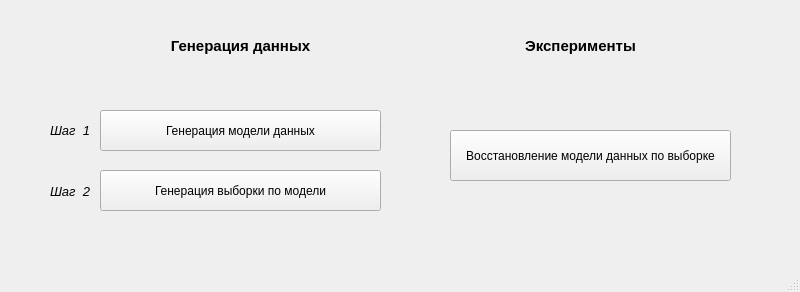
<?xml version="1.0" encoding="UTF-8"?>
<ui version="4.0">
 <class>MainWindow</class>
 <widget class="QMainWindow" name="MainWindow">
  <property name="geometry">
   <rect>
    <x>0</x>
    <y>0</y>
    <width>800</width>
    <height>292</height>
   </rect>
  </property>
  <property name="windowTitle">
   <string>Генерация модельных данных</string>
  </property>
  <widget class="QWidget" name="centralwidget">
   <widget class="QPushButton" name="btnModelGen">
    <property name="geometry">
     <rect>
      <x>100</x>
      <y>110</y>
      <width>281</width>
      <height>41</height>
     </rect>
    </property>
    <property name="layoutDirection">
     <enum>Qt::LeftToRight</enum>
    </property>
    <property name="text">
     <string>Генерация модели данных</string>
    </property>
    <property name="autoDefault">
     <bool>false</bool>
    </property>
    <property name="default">
     <bool>false</bool>
    </property>
   </widget>
   <widget class="QPushButton" name="btnDataGen">
    <property name="geometry">
     <rect>
      <x>100</x>
      <y>170</y>
      <width>281</width>
      <height>41</height>
     </rect>
    </property>
    <property name="layoutDirection">
     <enum>Qt::LeftToRight</enum>
    </property>
    <property name="text">
     <string>Генерация выборки по модели</string>
    </property>
    <property name="autoRepeat">
     <bool>false</bool>
    </property>
    <property name="autoDefault">
     <bool>false</bool>
    </property>
    <property name="default">
     <bool>false</bool>
    </property>
   </widget>
   <widget class="QPushButton" name="btnRestoreModel">
    <property name="geometry">
     <rect>
      <x>450</x>
      <y>130</y>
      <width>281</width>
      <height>51</height>
     </rect>
    </property>
    <property name="layoutDirection">
     <enum>Qt::LeftToRight</enum>
    </property>
    <property name="text">
     <string>Восстановление модели данных по выборке</string>
    </property>
    <property name="autoRepeat">
     <bool>false</bool>
    </property>
    <property name="autoDefault">
     <bool>false</bool>
    </property>
    <property name="default">
     <bool>false</bool>
    </property>
   </widget>
   <widget class="QLabel" name="labelStep1">
    <property name="geometry">
     <rect>
      <x>50</x>
      <y>120</y>
      <width>51</width>
      <height>21</height>
     </rect>
    </property>
    <property name="font">
     <font>
      <pointsize>10</pointsize>
      <italic>true</italic>
     </font>
    </property>
    <property name="text">
     <string>Шаг  1</string>
    </property>
   </widget>
   <widget class="QLabel" name="labelStep2">
    <property name="geometry">
     <rect>
      <x>50</x>
      <y>180</y>
      <width>51</width>
      <height>22</height>
     </rect>
    </property>
    <property name="font">
     <font>
      <pointsize>10</pointsize>
      <italic>true</italic>
     </font>
    </property>
    <property name="text">
     <string>Шаг  2</string>
    </property>
   </widget>
   <widget class="QLabel" name="labelGenSection">
    <property name="geometry">
     <rect>
      <x>100</x>
      <y>30</y>
      <width>281</width>
      <height>31</height>
     </rect>
    </property>
    <property name="font">
     <font>
      <pointsize>11</pointsize>
      <weight>75</weight>
      <bold>true</bold>
     </font>
    </property>
    <property name="text">
     <string>Генерация данных</string>
    </property>
    <property name="alignment">
     <set>Qt::AlignCenter</set>
    </property>
   </widget>
   <widget class="QLabel" name="labelExperimentSection">
    <property name="geometry">
     <rect>
      <x>440</x>
      <y>30</y>
      <width>281</width>
      <height>31</height>
     </rect>
    </property>
    <property name="font">
     <font>
      <pointsize>11</pointsize>
      <weight>75</weight>
      <bold>true</bold>
     </font>
    </property>
    <property name="text">
     <string>Эксперименты</string>
    </property>
    <property name="alignment">
     <set>Qt::AlignCenter</set>
    </property>
   </widget>
  </widget>
  <widget class="QMenuBar" name="menubar">
   <property name="geometry">
    <rect>
     <x>0</x>
     <y>0</y>
     <width>800</width>
     <height>20</height>
    </rect>
   </property>
  </widget>
  <widget class="QStatusBar" name="statusbar"/>
 </widget>
 <resources/>
 <connections/>
</ui>
